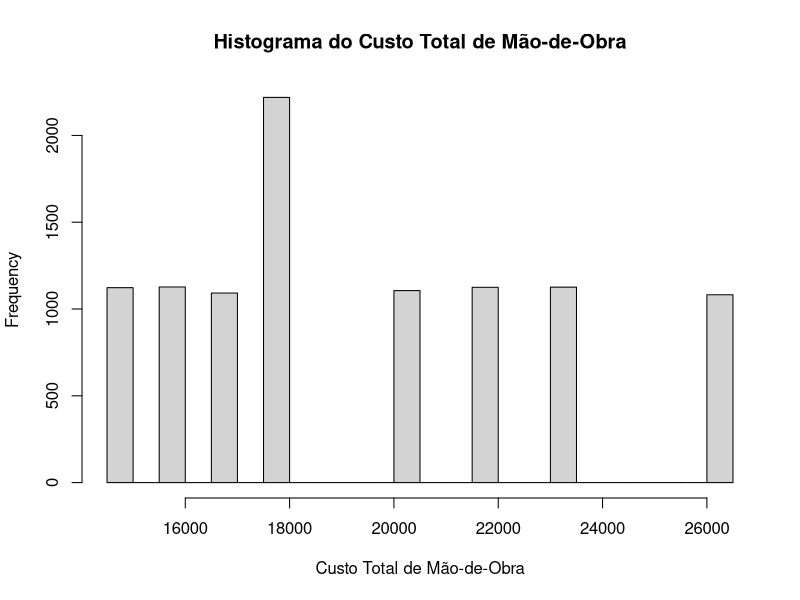
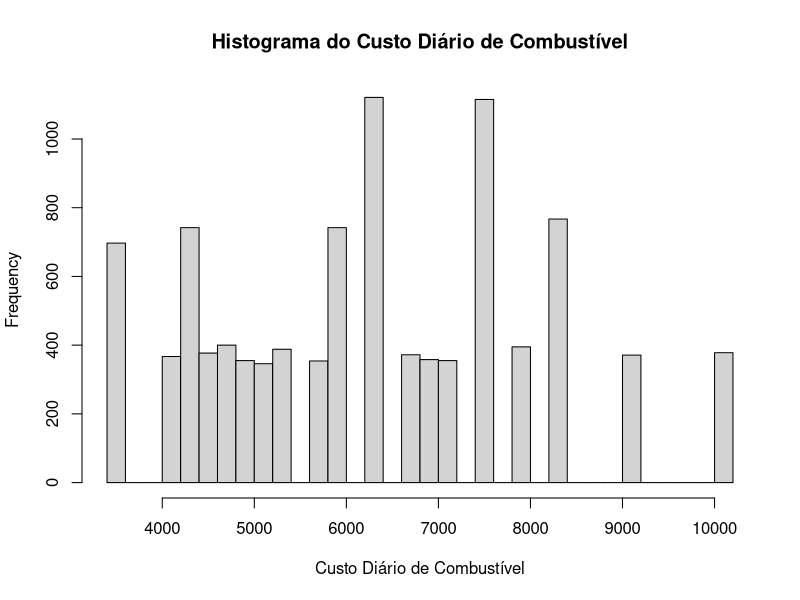

Here is the R script that generated these plots, in order:
## ---- chunk 1
knitr::opts_chunk$set(echo = TRUE)
## ---- chunk 2
q1 <- function(n) {
  # Tempo gasto por placa por rebitador
  tempos <- c(3.75, 5.5, 4.25)
  # Custo por hora de cada rebitador
  custos <- c(7.00, 8.50, 7.50)
  
  # Amostragem Monte Carlo
  custo_total <- replicate(n, {
    tempo <- sample(tempos, 1)
    custo_hora <- sample(custos, 1)
    custo_placa <- tempo * custo_hora
    custo_placa * 562
  })
  
  # Calculando métricas estatísticas
  media_custo <- mean(custo_total)
  desvio_padrao_custo <- sd(custo_total)
  primeiro_quartil <- quantile(custo_total, 0.25)
  terceiro_quartil <- quantile(custo_total, 0.75)
  
  # Exibindo métricas estatísticas
  cat("Média do Custo Total de Mão-de-Obra:", media_custo, "\n")
  cat("Desvio Padrão do Custo Total de Mão-de-Obra:", desvio_padrao_custo, "\n")
  cat("Primeiro Quartil do Custo Total de Mão-de-Obra:", primeiro_quartil, "\n")
  cat("Terceiro Quartil do Custo Total de Mão-de-Obra:", terceiro_quartil, "\n")
  
  # Plotando o histograma do custo total de mão-de-obra
  hist(custo_total, breaks = "FD", xlab = "Custo Total de Mão-de-Obra", main = "Histograma do Custo Total de Mão-de-Obra")
}

q1(10000)

## ---- chunk 3
q2 <- function(n) {
  # Carros ativos por dia
  carros_ativos <- c(15, 20, 18)
  # Consumo de gasolina por carro por dia (litros)
  consumo_gasolina <- c(40, 70, 58)
  # Custo variável por litro de gasolina
  custo_gasolina <- c(5.70, 7.20, 6.00)
  
  # Inicializando uma matriz para armazenar os resultados de cada iteração
  resultados <- matrix(NA, nrow = n, ncol = 3)
  
  # Amostragem Monte Carlo e armazenamento dos resultados
  for (i in 1:n) {
    carros <- sample(carros_ativos, 1)
    consumo <- sample(consumo_gasolina, 1)
    custo_litro <- sample(custo_gasolina, 1)
    custo_combustivel_dia <- carros * consumo * custo_litro
    resultados[i, ] <- c(carros, consumo, custo_litro)
  }
  
  # Convertendo a matriz de resultados em um data frame
  resultados_df <- as.data.frame(resultados)
  colnames(resultados_df) <- c("Carros Ativos", "Consumo por Carro (litros)", "Custo por Litro (R$)")
  
  # Exibindo a tabela
  cat("Tabela de Resultados:\n")
  print(resultados_df)
  
  # Calculando métricas estatísticas
  media_custo_combustivel <- mean(resultados[, 1] * resultados[, 2] * resultados[, 3])
  desvio_padrao_custo_combustivel <- sd(resultados[, 1] * resultados[, 2] * resultados[, 3])
  primeiro_quartil_combustivel <- quantile(resultados[, 1] * resultados[, 2] * resultados[, 3], 0.25)
  terceiro_quartil_combustivel <- quantile(resultados[, 1] * resultados[, 2] * resultados[, 3], 0.75)
  
  # Exibindo métricas estatísticas
  cat("\nMédia do Custo Diário de Combustível:", media_custo_combustivel, "\n")
  cat("Desvio Padrão do Custo Diário de Combustível:", desvio_padrao_custo_combustivel, "\n")
  cat("Primeiro Quartil do Custo Diário de Combustível:", primeiro_quartil_combustivel, "\n")
  cat("Terceiro Quartil do Custo Diário de Combustível:", terceiro_quartil_combustivel, "\n")
  
  # Plotando o histograma do custo diário de combustível
  hist(resultados[, 1] * resultados[, 2] * resultados[, 3], breaks = "FD", xlab = "Custo Diário de Combustível", main = "Histograma do Custo Diário de Combustível")
}

# Chamada da função q2 com 10000 iterações
q2(10000)

## ---- chunk 4
# 3-Um investidor deseja avaliar o retorno de um investimento em um restaurante.
#   Uma avalia ̧c ̃ao de especialistas mosstrou que:
#    1. cada cliente gasta (150, 500, 250)
#    2. receba a visita di ́aria de (40, 120, 60) clientes.
#    3. o lucrosobre o faturamento  ́e de (15% ,30%, 22%)
#  Calcule o risco do do lucro total do restaurante durante o primeiro ano de opera ̧c ̃ao,
#  assumindo que o restaurante opera 300 dias por ano.

# Definindo os dados
gastoCliente <- c(150, 500, 250)
clientesDiarios <- c(40, 120, 60)
margemLucro <- c(0.15, 0.30, 0.22)
operacaoAno <- 300

# Função para calcular o lucro diário
calcularLucroDiario <- function() {
  gastoAleatorio <- sample(gastoCliente, 1)
  clientesAleatorios <- sample(clientesDiarios, 1)
  margemAleatoria <- sample(margemLucro, 1)
  
  faturamentoDiario <- gastoAleatorio * clientesAleatorios
  lucroDiario <- faturamentoDiario * margemAleatoria
  
  return(lucroDiario)
}

# Realizando calculo do lucro anual
lucroAnual <- replicate(operacaoAno, calcularLucroDiario())

# Calculando a média e o desvio padrão dos lucros diários
mediaLucrosDiarios <- mean(lucroAnual)
desvioPadraoLucrosDiarios <- sd(lucroAnual)

# Calculando o risco do lucro total
riscoLucroTotal <- desvioPadraoLucrosDiarios * sqrt(operacaoAno)

# Exibindo o resultado
cat("O risco do lucro total do restaurante durante o primeiro ano de operação é de aproximadamente:", riscoLucroTotal, "\n")
